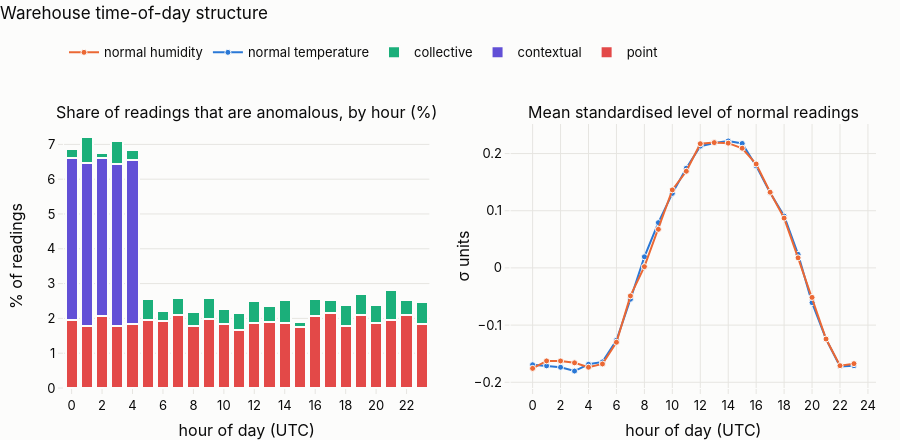

Write notebook code for a chart like this one.
### Markdown cell above
### 2.3 Time-of-day structure (what makes the *contextual* anomaly contextual)

### Code cell
# Level of NORMAL readings per hour, standardised per sensor -> the diurnal pattern a context-aware model must learn
norm = wh[~wh.is_anomaly].copy()
g = norm.groupby("sensor_id").value
norm["z"] = (norm.value - g.transform("mean")) / g.transform("std")
diurnal = norm.groupby(["hour", "reading_type"]).z.mean().unstack()
share = wh.groupby(["hour", "label"]).size().unstack(fill_value=0).reindex(columns=TYPES, fill_value=0)
share = share.div(share.sum(axis=1), axis=0).mul(100)

fig = make_subplots(rows=1, cols=2, subplot_titles=("Share of readings that are anomalous, by hour (%)", "Mean standardised level of normal readings"),
                    horizontal_spacing=0.10)
for t in ["point", "contextual", "collective"]:
    fig.add_bar(x=share.index, y=share[t], name=t, marker_color=COL[t], marker_line=dict(color=SURFACE, width=2), row=1, col=1)
for rt, c in zip(["temperature", "humidity"], [BLUE, ORANGE]):
    fig.add_scatter(x=diurnal.index, y=diurnal[rt], name=f"normal {rt}", mode="lines+markers", line=dict(color=c, width=2),
                    marker=dict(size=6, line=dict(color=SURFACE, width=1)), row=1, col=2)
fig.update_layout(barmode="stack", title="Warehouse time-of-day structure")
fig.update_xaxes(title_text="hour of day (UTC)", dtick=2); fig.update_yaxes(title_text="% of readings", row=1, col=1); fig.update_yaxes(title_text="σ units", row=1, col=2)
show(fig, 440)
ctx_inside = wh[wh.label == "contextual"].in_range.mean()
print(f"{ctx_inside:.1%} of contextual readings sit INSIDE the acceptable range -> range / z-score-on-value baselines cannot see them;"
      f" they are only anomalous relative to the hour of day (hour_sin/hour_cos, level_shift, vol_ratio).")

### Figure 1 — Plotly figure (JSON) as saved in the notebook; plotly's stock layout.template omitted (floating-point values rounded to 4 significant figures)
{"data": [{"marker": {"color": "#e34948", "line": {"color": "#fcfcfb", "width": 2}}, "name": "point", "type": "bar", "x": [0, 1, 2, 3, 4, 5, 6, 7, 8, 9, 10, 11, 12, 13, 14, 15, 16, 17, 18, 19, 20, 21, 22, 23], "xaxis": "x", "y": [1.942, 1.782, 2.058, 1.792, 1.833, 1.958, 1.917, 2.095, 1.787, 1.97, 1.838, 1.676, 1.875, 1.898, 1.877, 1.745, 2.067, 2.164, 1.78, 2.102, 1.877, 1.968, 2.097, 1.831], "yaxis": "y"}, {"marker": {"color": "#6250d6", "line": {"color": "#fcfcfb", "width": 2}}, "name": "contextual", "type": "bar", "x": [0, 1, 2, 3, 4, 5, 6, 7, 8, 9, 10, 11, 12, 13, 14, 15, 16, 17, 18, 19, 20, 21, 22, 23], "xaxis": "x", "y": [4.667, 4.694, 4.549, 4.632, 4.725, 0.0, 0.0, 0.0, 0.0, 0.0, 0.0, 0.0, 0.0, 0.0, 0.0, 0.0, 0.0, 0.0, 0.0, 0.0, 0.0, 0.0, 0.0, 0.0], "yaxis": "y"}, {"marker": {"color": "#1baf7a", "line": {"color": "#fcfcfb", "width": 2}}, "name": "collective", "type": "bar", "x": [0, 1, 2, 3, 4, 5, 6, 7, 8, 9, 10, 11, 12, 13, 14, 15, 16, 17, 18, 19, 20, 21, 22, 23], "xaxis": "x", "y": [0.2708, 0.7292, 0.1574, 0.6713, 0.294, 0.6042, 0.2917, 0.4907, 0.3981, 0.6157, 0.419, 0.4884, 0.6134, 0.4491, 0.6435, 0.1528, 0.4907, 0.3611, 0.5995, 0.6111, 0.5116, 0.8449, 0.4236, 0.6528], "yaxis": "y"}, {"line": {"color": "#2a78d6", "width": 2}, "marker": {"line": {"color": "#fcfcfb", "width": 1}, "size": 6}, "mode": "lines+markers", "name": "normal temperature", "type": "scatter", "x": [0, 1, 2, 3, 4, 5, 6, 7, 8, 9, 10, 11, 12, 13, 14, 15, 16, 17, 18, 19, 20, 21, 22, 23], "xaxis": "x2", "y": [-0.1694, -0.1713, -0.1738, -0.1804, -0.1686, -0.1644, -0.1267, -0.05476, 0.01947, 0.07917, 0.1304, 0.1743, 0.213, 0.2184, 0.2221, 0.2177, 0.1784, 0.1314, 0.09072, 0.02366, -0.06071, -0.1243, -0.1722, -0.171], "yaxis": "y2"}, {"line": {"color": "#eb6834", "width": 2}, "marker": {"line": {"color": "#fcfcfb", "width": 1}, "size": 6}, "mode": "lines+markers", "name": "normal humidity", "type": "scatter", "x": [0, 1, 2, 3, 4, 5, 6, 7, 8, 9, 10, 11, 12, 13, 14, 15, 16, 17, 18, 19, 20, 21, 22, 23], "xaxis": "x2", "y": [-0.1758, -0.1627, -0.1627, -0.166, -0.1737, -0.168, -0.13, -0.04896, 0.002167, 0.06752, 0.1365, 0.1691, 0.2172, 0.2192, 0.2182, 0.2093, 0.1817, 0.1324, 0.0871, 0.01763, -0.0516, -0.1243, -0.171, -0.1674], "yaxis": "y2"}], "layout": {"annotations": [{"font": {"size": 16}, "showarrow": false, "text": "Share of readings that are anomalous, by hour (%)", "x": 0.225, "xanchor": "center", "xref": "paper", "y": 1.0, "yanchor": "bottom", "yref": "paper"}, {"font": {"size": 16}, "showarrow": false, "text": "Mean standardised level of normal readings", "x": 0.775, "xanchor": "center", "xref": "paper", "y": 1.0, "yanchor": "bottom", "yref": "paper"}], "barmode": "stack", "height": 440, "title": {"text": "Warehouse time-of-day structure"}, "xaxis": {"anchor": "y", "domain": [0.0, 0.45], "dtick": 2, "title": {"text": "hour of day (UTC)"}}, "xaxis2": {"anchor": "y2", "domain": [0.55, 1.0], "dtick": 2, "title": {"text": "hour of day (UTC)"}}, "yaxis": {"anchor": "x", "domain": [0.0, 1.0], "title": {"text": "% of readings"}}, "yaxis2": {"anchor": "x2", "domain": [0.0, 1.0], "title": {"text": "σ units"}}}}
